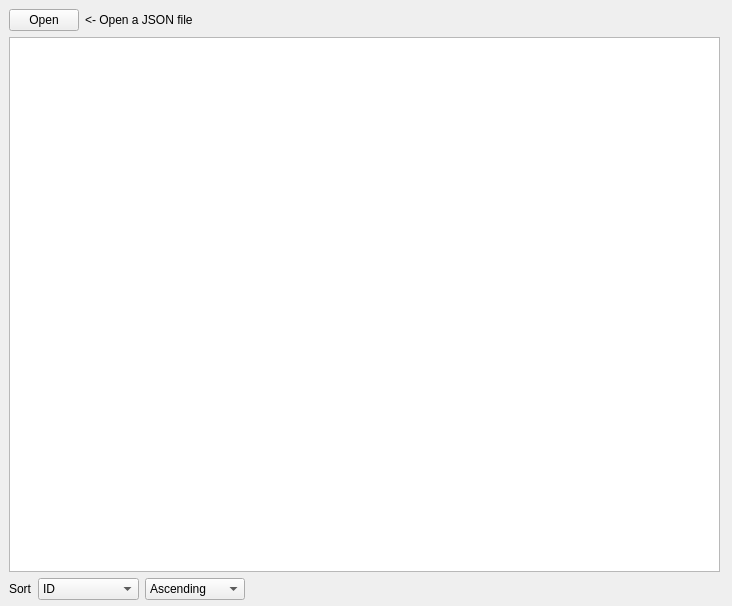
<?xml version="1.0" encoding="UTF-8"?>
<ui version="4.0">
 <class>Form</class>
 <widget class="QWidget" name="Form">
  <property name="geometry">
   <rect>
    <x>0</x>
    <y>0</y>
    <width>732</width>
    <height>606</height>
   </rect>
  </property>
  <property name="windowTitle">
   <string>inventory_sort</string>
  </property>
  <widget class="QWidget" name="verticalLayoutWidget">
   <property name="geometry">
    <rect>
     <x>9</x>
     <y>9</y>
     <width>711</width>
     <height>591</height>
    </rect>
   </property>
   <layout class="QVBoxLayout" name="verticalLayout">
    <item>
     <layout class="QHBoxLayout" name="horizontalLayout_2">
      <item>
       <widget class="QPushButton" name="open_button">
        <property name="maximumSize">
         <size>
          <width>70</width>
          <height>16777215</height>
         </size>
        </property>
        <property name="text">
         <string>Open</string>
        </property>
       </widget>
      </item>
      <item>
       <widget class="QLabel" name="file_label">
        <property name="text">
         <string>&lt;- Open a JSON file</string>
        </property>
       </widget>
      </item>
     </layout>
    </item>
    <item>
     <widget class="QTableWidget" name="tableWidget"/>
    </item>
    <item>
     <layout class="QHBoxLayout" name="horizontalLayout">
      <item>
       <widget class="QLabel" name="label">
        <property name="text">
         <string>Sort</string>
        </property>
       </widget>
      </item>
      <item>
       <widget class="QComboBox" name="sort_field_comboBox">
        <property name="minimumSize">
         <size>
          <width>100</width>
          <height>0</height>
         </size>
        </property>
        <item>
         <property name="text">
          <string>ID</string>
         </property>
        </item>
        <item>
         <property name="text">
          <string>Name</string>
         </property>
        </item>
        <item>
         <property name="text">
          <string>Category</string>
         </property>
        </item>
        <item>
         <property name="text">
          <string>Quantity</string>
         </property>
        </item>
        <item>
         <property name="text">
          <string>Price</string>
         </property>
        </item>
        <item>
         <property name="text">
          <string>Restock date</string>
         </property>
        </item>
       </widget>
      </item>
      <item>
       <widget class="QComboBox" name="sort_order_comboBox">
        <property name="minimumSize">
         <size>
          <width>100</width>
          <height>0</height>
         </size>
        </property>
        <item>
         <property name="text">
          <string>Ascending</string>
         </property>
        </item>
        <item>
         <property name="text">
          <string>Descending</string>
         </property>
        </item>
       </widget>
      </item>
      <item>
       <spacer name="horizontalSpacer">
        <property name="orientation">
         <enum>Qt::Orientation::Horizontal</enum>
        </property>
        <property name="sizeHint" stdset="0">
         <size>
          <width>40</width>
          <height>20</height>
         </size>
        </property>
       </spacer>
      </item>
     </layout>
    </item>
   </layout>
  </widget>
 </widget>
 <resources/>
 <connections/>
</ui>
